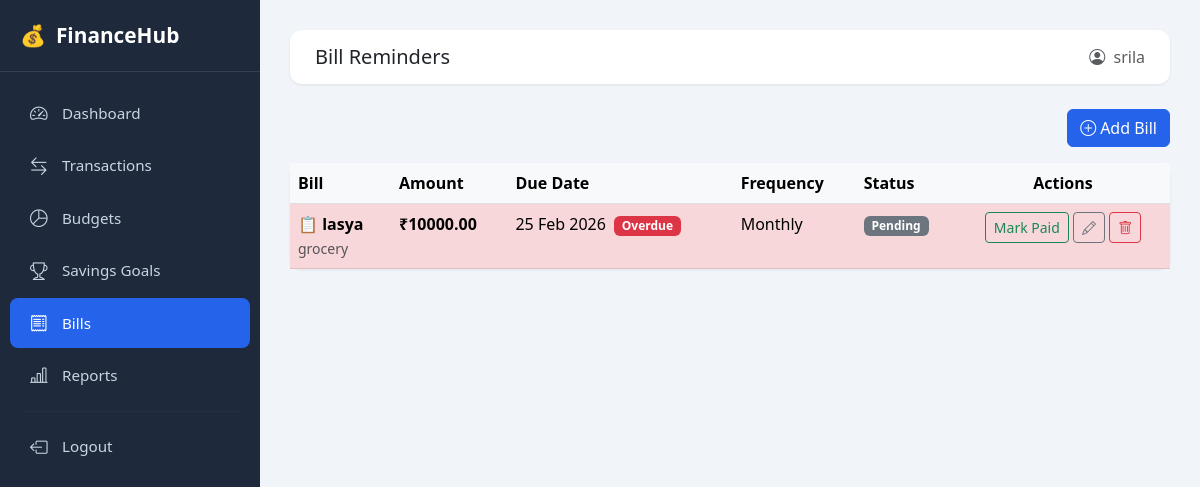
The page /finance/bills/ (signed in) on the database its author committed.
### finance/models.py (models this page shows, shortened)
class Bill(models.Model):
    FREQUENCY_CHOICES = [
        ('monthly', 'Monthly'),
        ('weekly', 'Weekly'),
        ('yearly', 'Yearly'),
        ('one_time', 'One Time'),
    ]
    user = models.ForeignKey(User, on_delete=models.CASCADE)
    name = models.CharField(max_length=200)
    amount = models.DecimalField(max_digits=12, decimal_places=2)
    due_date = models.DateField()
    frequency = models.CharField(max_length=20, choices=FREQUENCY_CHOICES, default='monthly')
    is_paid = models.BooleanField(default=False)
    icon = models.CharField(max_length=10, default='📋')
    note = models.TextField(blank=True)
    class Meta:
        ordering = ['due_date']
    def is_overdue(self):
        return not self.is_paid and self.due_date < timezone.now().date()
    def is_due_soon(self):
        from datetime import timedelta
        return not self.is_paid and self.due_date <= timezone.now().date() + timedelta(days=7)

### finance/views.py (the view)
# urls.py: path('bills/', views.bill_list, name='bill_list'),
@login_required
def bill_list(request):
    bills = Bill.objects.filter(user=request.user)
    return render(request, 'finance/bill_list.html', {'bills': bills})

### finance/templates/finance/bill_list.html (shortened to what this page needs)
{% extends 'finance/base.html' %}
{% block page_title %}Bill Reminders{% endblock %}
{% block content %}
<div class="d-flex justify-content-end mb-3">
    <a href="{% url 'add_bill' %}" class="btn btn-primary">
        <i class="bi bi-plus-circle me-1"></i>Add Bill
    </a>
</div>
{% if bills %}
<div class="card">
    <div class="table-responsive">
        <table class="table table-hover mb-0">
            <thead class="table-light">
                <tr>
                    <th>Bill</th>
                    <th>Amount</th>
                    <th>Due Date</th>
                    <th>Frequency</th>
                    <th>Status</th>
                    <th class="text-center">Actions</th>
                </tr>
            </thead>
            <tbody>
                {% for bill in bills %}
                <tr class="{% if bill.is_overdue %}table-danger{% elif bill.is_due_soon %}table-warning{% elif bill.is_paid %}table-success{% endif %}">
                    <td>
                        <div class="fw-semibold">{{ bill.icon }} {{ bill.name }}</div>
                        {% if bill.note %}<small class="text-muted">{{ bill.note|truncatechars:30 }}</small>{% endif %}
                    </td>
                    <td class="fw-bold">₹{{ bill.amount }}</td>
                    <td>
                        {{ bill.due_date|date:"d M Y" }}
                        {% if bill.is_overdue %}<span class="badge bg-danger ms-1">Overdue</span>{% endif %}
                    </td>
                    <td>{{ bill.get_frequency_display }}</td>
                    <td>
                        {% if bill.is_paid %}
                        <span class="badge bg-success">✅ Paid</span>
                        {% else %}
                        <span class="badge bg-secondary">Pending</span>
                        {% endif %}
                    </td>
                    <td class="text-center">
                        <a href="{% url 'mark_bill_paid' bill.pk %}" class="btn btn-sm {% if bill.is_paid %}btn-outline-secondary{% else %}btn-outline-success{% endif %}">
                            {% if bill.is_paid %}Unpay{% else %}Mark Paid{% endif %}
                        </a>
                        <a href="{% url 'edit_bill' bill.pk %}" class="btn btn-sm btn-outline-secondary"><i class="bi bi-pencil"></i></a>
                        <form method="post" action="{% url 'delete_bill' bill.pk %}" class="d-inline" onsubmit="return confirm('Delete bill?')">
                            <button class="btn btn-sm btn-outline-danger"><i class="bi bi-trash"></i></button>
                        </form>
                    </td>
                </tr>
                {% endfor %}
            </tbody>
        </table>
    </div>
</div>
{% else %}
<div class="card p-5 text-center text-muted">
    <div style="font-size:3rem">📋</div>
    <h5 class="mt-2">No bills added yet</h5>
    <a href="{% url 'add_bill' %}" class="btn btn-primary mt-2">Add Your First Bill</a>
</div>
{% endif %}
{% endblock %}

### finance/templates/finance/base.html (shortened to what this page needs)
<!DOCTYPE html>
<html lang="en">
<head>
    <link href="https://cdn.jsdelivr.net/npm/bootstrap@5.3.0/dist/css/bootstrap.min.css" rel="stylesheet">
    <link href="https://cdn.jsdelivr.net/npm/bootstrap-icons@1.11.0/font/bootstrap-icons.css" rel="stylesheet">
</head>
<body>
{% if user.is_authenticated %}
<div class="sidebar">
    <div class="brand">
        <span>💰</span> FinanceHub
    </div>
    <nav class="mt-3">
        <a href="{% url 'dashboard' %}" class="nav-link {% if request.resolver_match.url_name == 'dashboard' %}active{% endif %}">
            <i class="bi bi-speedometer2"></i> Dashboard
        </a>
        <a href="{% url 'transaction_list' %}" class="nav-link {% if 'transaction' in request.resolver_match.url_name %}active{% endif %}">
            <i class="bi bi-arrow-left-right"></i> Transactions
        </a>
        <a href="{% url 'budget_list' %}" class="nav-link {% if 'budget' in request.resolver_match.url_name %}active{% endif %}">
            <i class="bi bi-pie-chart"></i> Budgets
        </a>
        <a href="{% url 'goal_list' %}" class="nav-link {% if 'goal' in request.resolver_match.url_name %}active{% endif %}">
            <i class="bi bi-trophy"></i> Savings Goals
        </a>
        <a href="{% url 'bill_list' %}" class="nav-link {% if 'bill' in request.resolver_match.url_name %}active{% endif %}">
            <i class="bi bi-receipt"></i> Bills
        </a>
        <a href="{% url 'reports' %}" class="nav-link {% if 'report' in request.resolver_match.url_name %}active{% endif %}">
            <i class="bi bi-bar-chart-line"></i> Reports
        </a>
        <hr style="border-color:#334155; margin: 10px 20px;">
        <a href="{% url 'logout' %}" class="nav-link">
            <i class="bi bi-box-arrow-left"></i> Logout
        </a>
    </nav>
</div>
<div class="main-content">
    <div class="topbar">
        <h5 class="mb-0 fw-600">{% block page_title %}Dashboard{% endblock %}</h5>
        <span class="text-muted"><i class="bi bi-person-circle me-1"></i> {{ user.username }}</span>
    </div>
    {% block content %}{% endblock %}
</div>
{% else %}
{% block auth_content %}{% endblock %}
{% endif %}
</body>
</html>

### finance/templates/finance/base.html (style rules this page uses)
:root { --primary: #2563eb; --sidebar-bg: #1e293b; --sidebar-text: #cbd5e1; --sidebar-hover: #334155; --sidebar-active: #2563eb; }
body { background: #f1f5f9; font-family: 'Segoe UI', sans-serif; }
.sidebar { width: 260px; min-height: 100vh; background: var(--sidebar-bg); position: fixed; top: 0; left: 0; z-index: 100; transition: transform 0.3s; }
.sidebar .brand { padding: 20px; font-size: 1.3rem; font-weight: 700; color: #fff; border-bottom: 1px solid #334155; display: flex; align-items: center; gap: 10px; }
.sidebar .nav-link { color: var(--sidebar-text); padding: 12px 20px; display: flex; align-items: center; gap: 12px; font-size: 0.95rem; border-radius: 8px; margin: 2px 10px; transition: all 0.2s; }
.sidebar .nav-link.active { background: var(--sidebar-active); color: #fff; }
.sidebar .nav-link i { font-size: 1.1rem; width: 20px; }
.main-content { margin-left: 260px; padding: 30px; min-height: 100vh; }
.topbar { background: #fff; border-radius: 12px; padding: 15px 25px; margin-bottom: 25px; display: flex; justify-content: space-between; align-items: center; box-shadow: 0 1px 3px rgba(0,0,0,0.08); }
.card { border: none; border-radius: 12px; box-shadow: 0 1px 3px rgba(0,0,0,0.08); }
.btn-primary { background: var(--primary); border-color: var(--primary); }

### rows shown on the page
Bill: icon "📋", name "lasya", note "grocery", amount "10000.00", due_date "25 Feb 2026", is_paid "Overdue", frequency "Monthly"

### other values the page prints
{{ user.username }} "srila"
